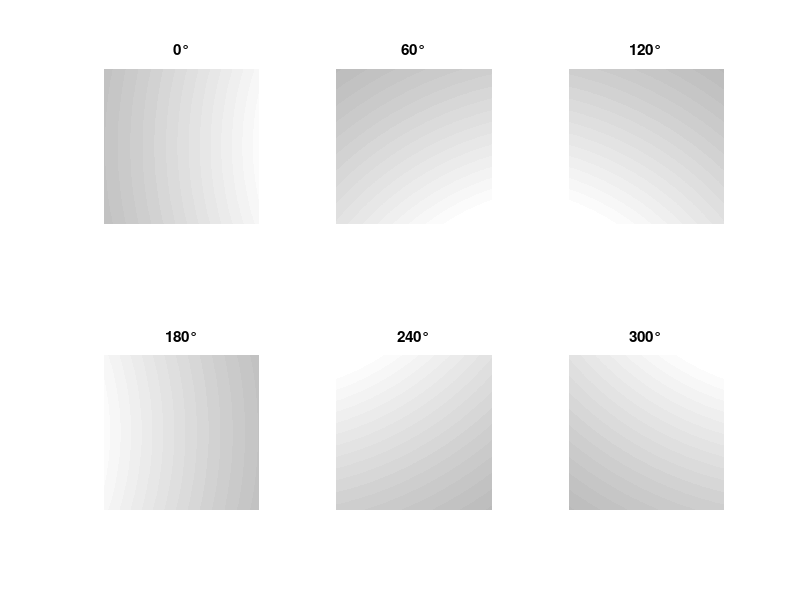

MATLAB code to generate this figure: (Note: this script raises an error after producing the figure.)
%   Title: A new ring-light photometric stereo compensation method
%
%   Author: Hao Fan.
%   Created: March 25, 2020.

pkg load image;
pkg load signal;

clear; close all; clc;
addpath(genpath(pwd));
%% ring-light photometric stereo with 6 lights following Quadratic attenuation
% 6对称光照方向，逆平方距离衰减
g_pic_num = 6;
shadowThresh = 0.01;

%% main light direction (光照方向)
L = zeros(3, g_pic_num);
Slant = 45;
Slant_sin = sin(Slant/180*pi);
Slant_cos = cos(Slant/180*pi);
for i = 1:g_pic_num
    Tilt = (i-1) * 360/g_pic_num;

    L(1,i) = Slant_sin * cos(Tilt/180*pi);
    L(2,i) = Slant_sin * sin(Tilt/180*pi);
    L(3,i) = Slant_cos;
end

%% Simulation for a flat plane. normal=(0,0,1) (图像仿真,仿真一个平面)
w1 = 600; h1 = 600;
[X,Y]= meshgrid(1:w1, 1:h1);

scale = 3; %6-5,3-10,2-15,1.5-20
x = (X - 300)/scale; %+-10 length(长)
y = (Y - 300)/scale; %+-10 width(宽)

r = 400; h = 400;
d1 = sqrt( (x - r).^2 + y.^2 + h^2 );
d2 = sqrt( (x - r/2).^2 + (y-sqrt(3)*r/2).^2 + h^2 );
d3 = sqrt( (x + r/2).^2 + (y-sqrt(3)*r/2).^2 + h^2 );
d4 = sqrt( (x + r).^2 + y.^2 + h^2 );
d5 = sqrt( (x + r/2).^2 + (y+sqrt(3)*r/2).^2 + h^2 );
d6 = sqrt( (x - r/2).^2 + (y+sqrt(3)*r/2).^2 + h^2 );

I0 = 10000; para_attenuation = 1;
I1 = I0./(d1.^para_attenuation);
I2 = I0./(d2.^para_attenuation);
I3 = I0./(d3.^para_attenuation);
I4 = I0./(d4.^para_attenuation);
I5 = I0./(d5.^para_attenuation);
I6 = I0./(d6.^para_attenuation);

% Adjust the imaging value in [0 255] (图像亮度调整到[0 255])
max_I = max([prctile(I1(:), 99),prctile(I2(:), 99),prctile(I3(:), 99),prctile(I4(:), 99),prctile(I5(:), 99),prctile(I6(:), 99)]);
I1 = I1/max_I * 255;
I2 = I2/max_I * 255;
I3 = I3/max_I * 255;
I4 = I4/max_I * 255;
I5 = I5/max_I * 255;
I6 = I6/max_I * 255;
figure;
subplot(2,3,1); imshow(uint8(I1)); title('0°'); subplot(2,3,2); imshow(uint8(I2)); title('60°'); subplot(2,3,3); imshow(uint8(I3)); title('120°');
subplot(2,3,4); imshow(uint8(I4)); title('180°'); subplot(2,3,5); imshow(uint8(I5)); title('240°'); subplot(2,3,6); imshow(uint8(I6)); title('300°');

%% Read images (读入图片)
[M, N, C] = size(I1);
I = ones(M, N, g_pic_num);
I(:,:,1) = I1;
I(:,:,2) = I2;
I(:,:,3) = I3;
I(:,:,4) = I4;
I(:,:,5) = I5;
I(:,:,6) = I6;

%% Size of the image (图像的尺度信息)
[g_rows, g_cols] = size(I1);
g_length = g_rows * g_cols;

% Create a shadow mask.
shadow_mask = (I > shadowThresh);
se = strel('disk', 2, 0);
for i = 1:g_pic_num
  % Erode the shadow map to handle de-mosaiking artifact near shadow boundary.
  shadow_mask(:,:,i) = imerode(shadow_mask(:,:,i), se);
end

[rho, n] = PhotometricStereo(I, shadow_mask, L);

%% Visualize the normal map. axis xy;
% N_RGB(:,:,1)  = (n(:,:,1) + 1) / 2;
% N_RGB(:,:,2)  = (n(:,:,2) + 1) / 2;
% N_RGB(:,:,3)  = n(:,:,3);
% figure; imshow(N_RGB); title('normal');
% figure; imshow(rho);

%% Estimate depth map from the normal vectors.
fprintf('Estimating depth map from normal vectors...\n');
p = -n(:,:,1) ./ n(:,:,3);
q = -n(:,:,2) ./ n(:,:,3);
p(isnan(p)) = 0; 
q(isnan(q)) = 0;

figure;
subplot(1,2,1); mesh(p); title('Gradient p'); xlabel('x(pixel)'); ylabel('y(pixel)'); zlabel('p(pixel)');
subplot(1,2,2); mesh(q); title('Gradient q'); xlabel('x(pixel)'); ylabel('y(pixel)'); zlabel('q(pixel)');
set(gcf,'unit','centimeters','position',[10 5 11 5]);

%% integration
Height_poisson =poisson_solver_function_neumann(p, q);
% Height_poisson = flipud(Height_poisson);
% figure;mesh(Height_poisson); title('积分高度(像素)')

%% The propsed method to fit the bias. (拟合 y - namda * H  = a x.^2 + b y.^2 + c x + d y + f;)
index = floor(randi(length(Height_poisson(:)),200,1));
Height_diff = Height_poisson(index) - 0; % 像素尺度
[y, x] = ind2sub(size(Height_poisson), index); %ind2sub得到的是行列，注意 行列 与 xy 相反
AA = [x.^2, y.^2, x, y, ones(length(x),1)];

% 方法1：矩阵除法
para = AA \ Height_diff;

% Compute the corrected height (根据参数计算真实结果)
[m, n] = size(Height_poisson); %size 得到的是行列
[xx, yy] = meshgrid(1:n, 1:m);          %注意行、列，和x，y的对应关系 % 注意像素尺度，不能混淆！！
fitted_height = [xx(:).^2, yy(:).^2, xx(:), yy(:), ones(m*n,1)] * para(:);
Height_correct = Height_poisson(:) - fitted_height;
Height_correct = reshape(Height_correct, m, n);
fitted_height = reshape(fitted_height, m, n);

figure;
subplot(1,4,1); mesh(Height_poisson); title('Initial Height'); xlabel('x(pixel)'); ylabel('y(pixel)'); zlabel('Initial Height(pixel)'); 
subplot(1,4,2); mesh(fitted_height); title('Fitted Bias Height'); xlabel('x(pixel)'); ylabel('y(pixel)'); zlabel('Fitted Height(pixel)');
subplot(1,4,3); mesh(Height_correct); title('Correct Height'); xlabel('x(pixel)'); ylabel('y(pixel)'); zlabel('Correct Height(pixel)');
% set(gcf,'unit','centimeters','position',[10 5 13 6]);

% Height Error Analysis
Height_d = Height_correct - 0; % 像素尺度
disp(['平均高度误差：' num2str(mean(mean(abs(Height_d)))) '像素']);

%figure; mesh(Height_d/scale); title('Height error(mm)');colorbar;
disp(['平均高度误差：' num2str(mean(mean(abs(Height_d/scale)))) '毫米']);

% Angle error Analysis (偏差角度的误差分析)
% 法向没有尺度，但是要确认光度立体高度积分的尺度都是像素，或都是真实尺度；混淆后计算的法向是错误的！！！
[p_correct,q_correct] = gradient(Height_correct);
bb = sqrt(p_correct.^2 + q_correct.^2 + 1);
% Ninit(:,:,1) = - p_correct./bb;
% Ninit(:,:,2) = - q_correct./bb;
% Ninit(:,:,3) = 1./bb;
Height_n_error = acos(1./bb)/pi * 180;

% figure; subplot(1,2,1); mesh(Height_d); title('Height error'); xlabel('x(pixel)'); ylabel('y(pixel)'); zlabel('Height error(pixel)');
subplot(1,4,4);mesh(Height_n_error); title('Angle error');  xlabel('x(pixel)'); ylabel('y(pixel)'); zlabel('Angle error(pixel)');
set(gcf,'unit','centimeters','position',[10 5 25 5]);

disp(['平均角度误差：' num2str(mean(mean(Height_n_error))) '度']);